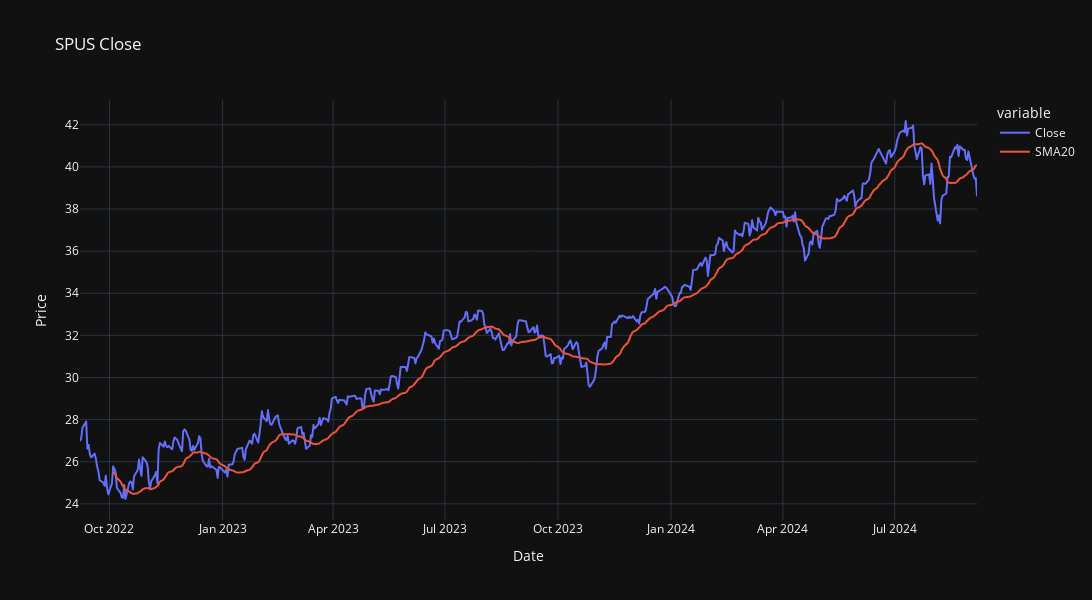

Source (notebook cell):
### Code cell
fig = px.line(stocks, x='Date', y=["Close","SMA20"], title="SPUS Close", template="plotly_dark", height=600, width=1100,color="variable",
             labels={
                
                   
                   "value":"Price"
                            
                 })

fig.show()

### Figure 1 — Plotly figure (JSON) as saved in the notebook; plotly's stock layout.template omitted (floating-point values rounded to 4 significant figures; data arrays with more than 128 entries replaced by an {"elided": "..."} marker saying what was removed)
{"data": [{"hovertemplate": "variable=Close<br>Date=%{x}<br>Price=%{y}<extra></extra>", "legendgroup": "Close", "line": {"color": "#636efa", "dash": "solid"}, "marker": {"symbol": "circle"}, "mode": "lines", "name": "Close", "showlegend": true, "type": "scattergl", "x": {"elided": "503 str values"}, "xaxis": "x", "y": {"elided": "503 float values"}, "yaxis": "y"}, {"hovertemplate": "variable=SMA20<br>Date=%{x}<br>Price=%{y}<extra></extra>", "legendgroup": "SMA20", "line": {"color": "#EF553B", "dash": "solid"}, "marker": {"symbol": "circle"}, "mode": "lines", "name": "SMA20", "showlegend": true, "type": "scattergl", "x": {"elided": "503 str values"}, "xaxis": "x", "y": {"elided": "503 float values"}, "yaxis": "y"}], "layout": {"height": 600, "legend": {"title": {"text": "variable"}, "tracegroupgap": 0}, "title": {"text": "SPUS Close"}, "width": 1100, "xaxis": {"anchor": "y", "autorange": true, "domain": [0, 1], "range": ["2022-09-07", "2024-09-06"], "title": {"text": "Date"}, "type": "date"}, "yaxis": {"anchor": "x", "autorange": true, "domain": [0, 1], "range": [23.23, 43.18], "title": {"text": "Price"}, "type": "linear"}}}
